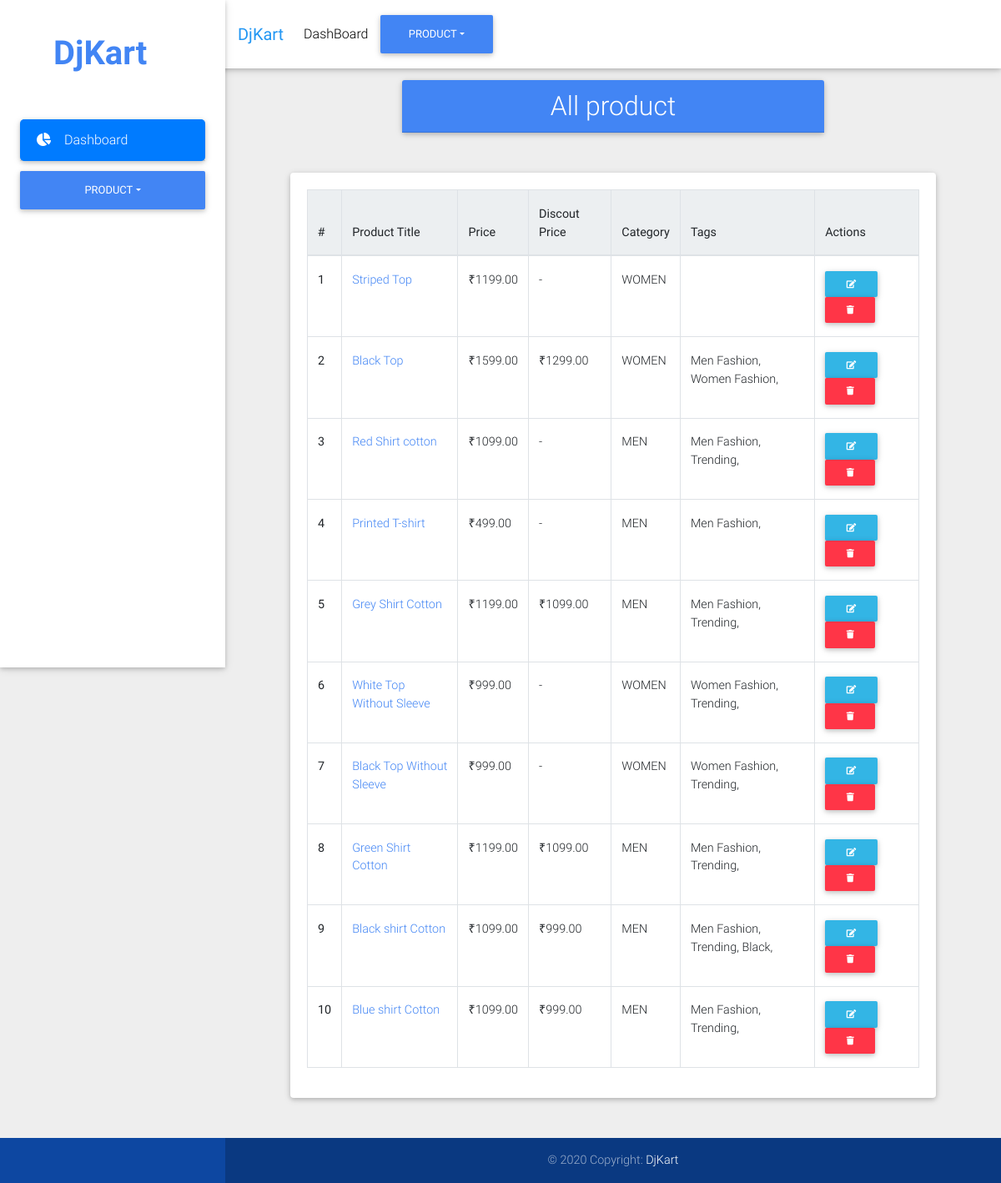
The page /dashboard/all-product/ (signed in) on the database its author committed.
### product/models.py (models this page shows, shortened)
class Product(models.Model):
    title = models.CharField(max_length=150, unique=True)
    slug = models.SlugField()
    price = models.DecimalField(max_digits=10, decimal_places=2)
    category = models.ForeignKey(
        Category, on_delete=models.SET_DEFAULT, default=1)
    tags = models.ManyToManyField(Tag, blank=True)
    discount_price = models.DecimalField(
        max_digits=10, decimal_places=2, blank=True, null=True)
    image = models.ImageField(upload_to='products/')
    short_description = models.TextField(max_length=500, blank=True, null=True)
    long_description = models.TextField(blank=True, null=True)
    is_featured = models.BooleanField(default=False, blank=True, null=True)
    weight = models.DecimalField(
        max_digits=5, decimal_places=2, blank=True, null=True)
    length = models.DecimalField(
        max_digits=5, decimal_places=2, blank=True, null=True)
    breath = models.DecimalField(
        max_digits=5, decimal_places=2, blank=True, null=True)
    height = models.DecimalField(
        max_digits=5, decimal_places=2, blank=True, null=True)
    date_added = models.DateTimeField(auto_now_add=True)
    objects = ProductManager()
    class Meta:
        ordering = ('-date_added',)
    def get_absolute_url(self):
        return reverse("product_detail", kwargs={"slug": self.slug})

class Category(models.Model):
    name = models.CharField(max_length=100)
    slug = models.SlugField()
    class Meta:
        verbose_name_plural = 'Categories'

class Tag(models.Model):
    name = models.CharField(max_length=100)
    def __str__(self):
        return self.name

### main/models.py (models this page shows)
class Currency(models.Model):
    symbol = models.CharField(max_length=5)
    code = models.CharField(max_length=5)
    is_default = models.BooleanField(default=False)
    class Meta:
        verbose_name_plural = 'Currencies'
    def __str__(self):
        return self.symbol

### main/decorators.py (the view)
    def wrap(request, *args, **kwargs):
        if request.user.is_superuser:
            return view(request, *args, **kwargs)
        else:
            raise PermissionDenied

### main/context_processors.py (called while the page is built)
def currency(request):
    return {'curr': Currency.objects.get(id=1)}

def categories(request):
    return {'category_menu': Category.objects.all().exclude(id=1)}

def info(request):
    data = cartData(request)
    order = data['order']
    items = data['items']
    cartItems = data['cartItems']
    return {'order': order, 'items': items, 'cartItems': cartItems}

### main/utils.py (called while the page is built)
def cartData(request):
    if request.user.is_authenticated:
        customer = request.user.customer
        order, created = Order.objects.get_or_create(
            customer=customer, ordered=False)
        items = order.orderitem_set.all()
        cartItems = order.get_cart_items
    else:
        cookieData = cookieCart(request)
        cartItems = cookieData['cartItems']
        order = cookieData['order']
        items = cookieData['items']
    return {'cartItems': cartItems, 'order': order, 'items': items}

### main/views.py (called while the page is built)
@is_admin
def all_products(request):
    products = Product.objects.all()
    context = {'products': products}
    return render(request, 'dashboard/products.html', context)

### order/models.py (called while the page is built)
    @property
    def get_cart_items(self):
        total = 0
        items = self.orderitem_set.all()
        for i in items:
            total += i.quantity
        return total

### product/models.py (called while the page is built)
    def get_queryset(self):
        return ProductQuerySet(self.model, using=self._db)

### templates/dashboard/products.html
{% extends "dashboard/base.html" %}
{% block content %}
    <div class="container-fluid mt-5">
      <div class="row wow fadeIn">
        <div class="col-md-8 mb-4 mx-auto">
          <div class="card mb-4">
            <div class="card-header text-center bg-primary text-white">
              <h2 class="m-0 p-0">All product</h2>
            </div>
          </div>
        </div>
      </div>
      <div class="row wow fadeIn">
        <div class="col-md-12 mb-4 mx-auto">
        <div class="card">
          <div class="card-body">
            <table class="table table-bordered">
              <thead class="blue-grey lighten-5">
                <tr>
                  <th>#</th>
                  <th>Product Title</th>
                  <th>Price</th>
                  <th>Discout Price</th>
                  <th>Category</th>
                  <th>Tags</th>
                  <th>Actions</th>
                </tr>
              </thead>
              <tbody>
                {% for product in products %}
                <tr>
                  <th scope="row">{{ forloop.counter }}</th>
                  <td><a class="text-primary" href="{{ product.get_absolute_url }}" target="_blank">{{ product.title }}</a></td>
                  <td>{{ curr }}{{ product.price }}</td>
                  <td>{% if product.discount_price  %}{{ curr }}{{ product.discount_price }}{% else %}-{% endif %}</td>
                  <td>{{ product.category.name }}</td>
                  <td>{% for tag in product.tags.all %}{{tag}}, {% endfor %}</td>
                  <td>
                    <a href="http://127.0.0.1:8000/admin/product/product/{{product.id}}/change/" class="btn btn-info btn-sm"><i class="fas fa-edit"></i></a>
                    <a href="http://127.0.0.1:8000/admin/product/product/{{product.id}}/delete/" class="btn btn-danger btn-sm"><i class="fas fa-trash"></i></a>
                  </td>
                </tr>
                {% endfor %}
              </tbody>
            </table>
          </div>
        </div>
        </div>
      </div>
    </div>
{% endblock content %}

### rows shown on the page
Product: title "Striped Top", price "1199.00", category.name "WOMEN"
Currency: symbol "₹"
Product: title "Black Top", price "1599.00", discount_price "1299.00", category.name "WOMEN"
Tag: name "Men Fashion"
Tag: name "Women Fashion"
Product: title "Red Shirt cotton", price "1099.00", category.name "MEN"
Tag: name "Trending"
Product: title "Printed T-shirt", price "499.00", category.name "MEN"
Product: title "Grey Shirt Cotton", price "1199.00", discount_price "1099.00", category.name "MEN"
Product: title "White Top Without Sleeve", price "999.00", category.name "WOMEN"
Product: title "Black Top Without Sleeve", price "999.00", category.name "WOMEN"
Product: title "Green Shirt Cotton", price "1199.00", discount_price "1099.00", category.name "MEN"
Product: title "Black shirt Cotton", price "1099.00", discount_price "999.00", category.name "MEN"
Tag: name "Black"
Product: title "Blue shirt Cotton", price "1099.00", discount_price "999.00", category.name "MEN"
